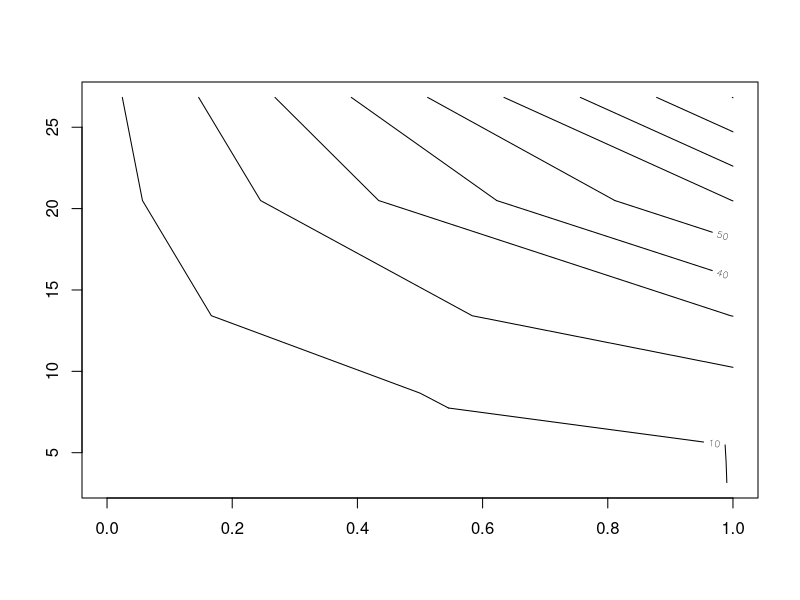
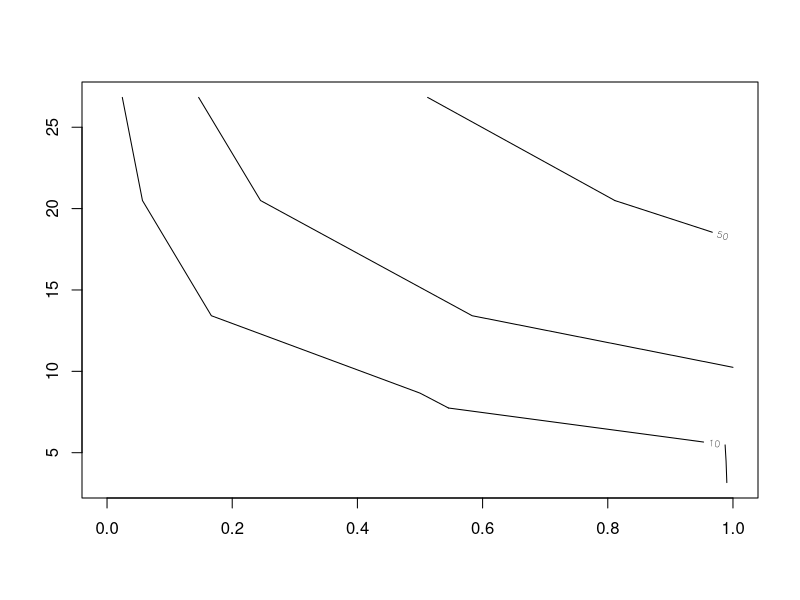
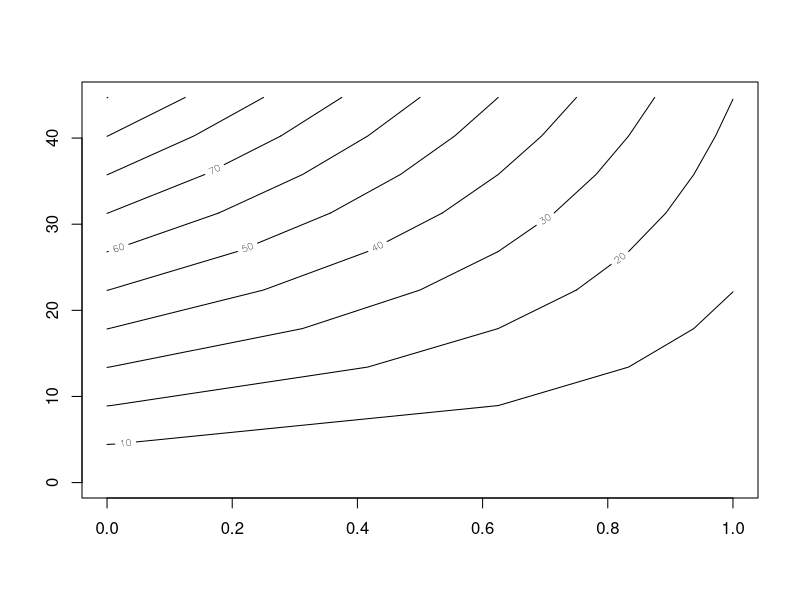

Write the R code that produced these figures, in order.


# *------------------------------------------------------------------
# | PROGRAM NAME: INDIFFERENCE_CURVES_R
# | DATE: 3/11/11
# | CREATED BY:  MATT BOGARD
# | PROJECT FILE:  P:\R  Code References            
# *----------------------------------------------------------------
# | PURPOSE: MORE TO PLOT LEVEL SETS USING THE CONTOUR FUNCTION THAN              
# |          TO ACTUALLY PLOT INDIFFERENCE CURVES 
# *------------------------------------------------------------------
# | COMMENTS:               
# |
# |  1: references: http://stat.ethz.ch/R-manual/R-devel/library/graphics/html/contour.html 
# |  2: 
# |  3: 
# |*------------------------------------------------------------------
# | DATA USED: http://economics.about.com/od/indifferencecurves/a/constructing3.htm              
# |
# |
# |*------------------------------------------------------------------
# | CONTENTS:               
# |
# |  PART 1: explicit data 
# |  PART 2: simulated data  (sort of) - not really indifference curves
# |  PART 3: 
# *-----------------------------------------------------------------
# | UPDATES:               
# |
# |
# *------------------------------------------------------------------
 
# *------------------------------------------------------------------
# | PART 1:   explicit data            
# *-----------------------------------------------------------------
 
 
 
# raw data 
 
x <- c(1,2,3,4,5,6,7,8)
y <- c(10,10,10,15,15,30,60,90)
 
# note- for the contour function to work below, x and y 
# These must be in ascending order-based on the contour documentation
#  which is the opposite of how the data was presented at
# about.com 
 
# put x and y in a matrix
 
xy <- as.matrix(cbind(x,y))
 
# transpose xy
 
xyT <- t(xy) 
 
# define function z as a matrix
 
z <- as.matrix(sqrt(x*y))
 
# plot the countour plot / specified level sets
 
contour(xyT,z) # all levels
 
contour(xyT,z, levels =c(10,20,50)) # specified levels for z
 
# *------------------------------------------------------------------
# | PART 2:   simulated data  (sort of) - not really indifference curves            
# *-----------------------------------------------------------------
 
 
rm(list=ls()) # get rid of any existing data 
 
ls() # display active data -should be null 
 
# define x and y
 
x <- seq(0,100,by=10)
y <- seq(0,20,by=2)
 
# put x and y in a matrix
 
xy <- as.matrix(cbind(x,y))
 
# transpose xy
 
xyT <- t(xy) 
 
# define function z as a matrix
 
z <- as.matrix(sqrt(x*y))
 
contour(xyT,z)

